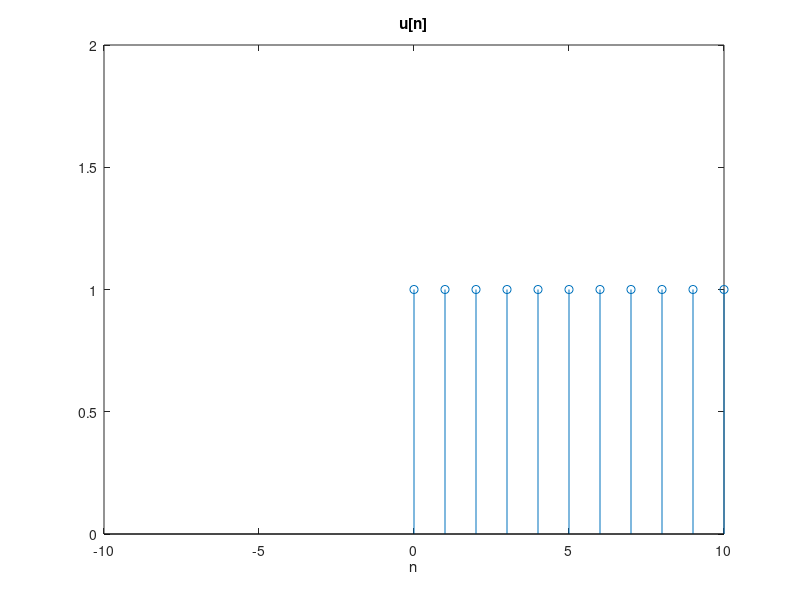
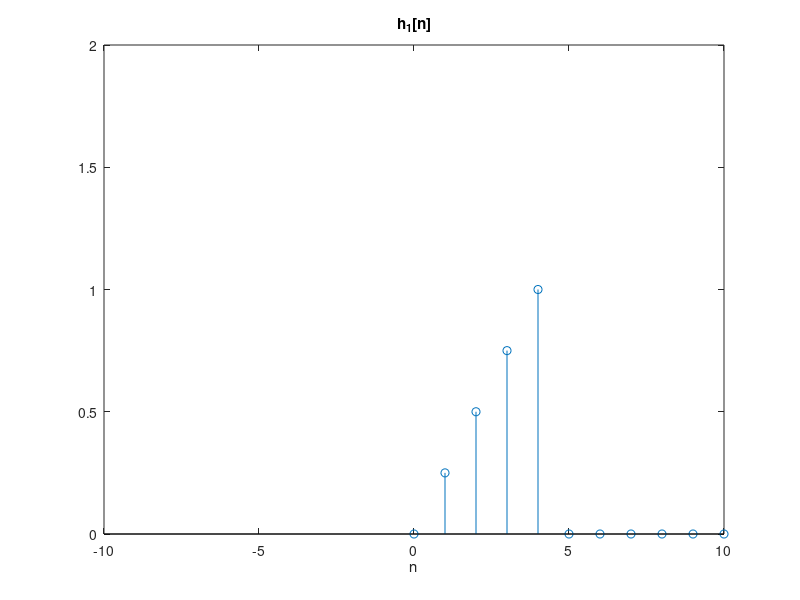
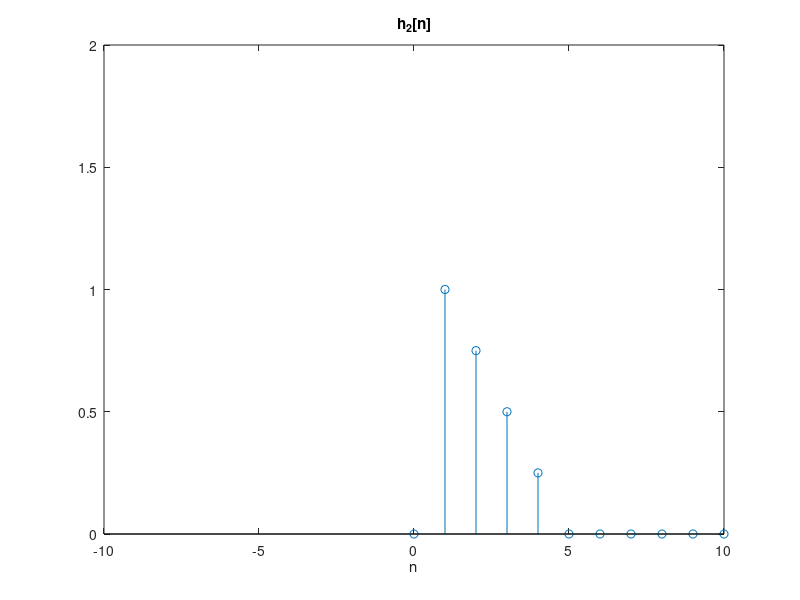
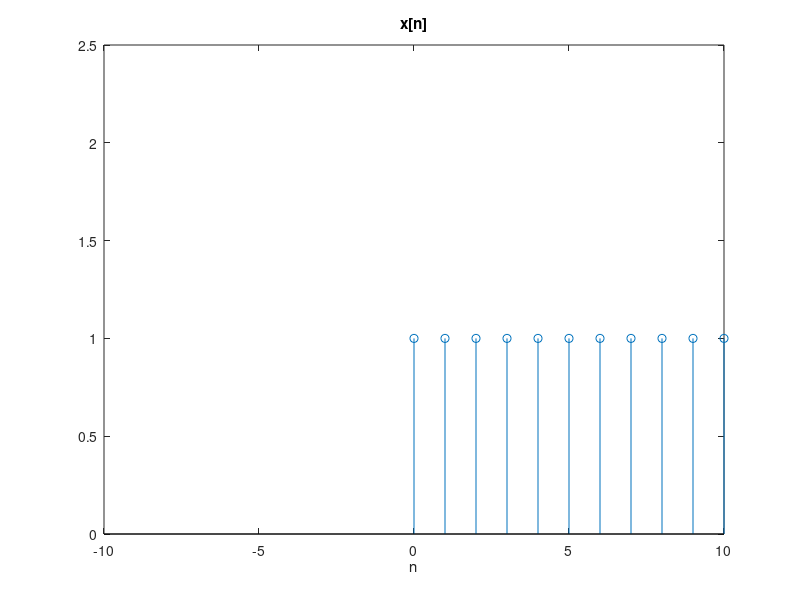

The MATLAB source for these figures, in order:
% Plot discrete convolution sum

%% specify time frame [n0:t_step:n1]
n0 = 0;
n1 = 10;

t_step = 1;

% create time sequence t
n = linspace(n0, n1, n1+1);

%% Define Signal u[n] ; n_max = n1
u = ones(size(n));

figure();
stem(n,u);
title("u[n]")
xlabel('n');
ylim([0 2]);
xlim([-n1 n1])

%% Assume h_1[n]

h = zeros(size(n));
h(2) = 0.25;
h(3) = 0.5;
h(4) = 0.75;
h(5) = 1;

h_1 = h;

figure();
stem(n,h_1);
title("h_1[n]")
xlabel('n');
ylim([0 2]);
xlim([-n1 n1])

%% Assume h_2[n]

h = zeros(size(n));
h(2) = 1;
h(3) = 0.75;
h(4) = 0.5;
h(5) = 0.25;

h_2 = h;

figure();
stem(n,h_2);
title("h_2[n]")
xlabel('n');
ylim([0 2]);
xlim([-n1 n1])

%% Define Signal x[n]
% x[n] = u[n] ;  0<a<1

x = u;

figure();
stem(n,x);
title("x[n]")
xlabel('n');
ylim([0 2.5]);
xlim([-n1 n1])

%% Generate Signals y_1[n] = x[n]*h_1[n]

y_1 = conv(x,h_1);

n_conv = linspace( n0, length(y_1)-1, length(y_1) );

figure();
stem(n_conv, y_1);
title("y_1 = x[n]*h_1[n]")
xlabel('n');
xlim([-n1 length(y_1)])
ylim([0 3]);

%% Generate Signals y_2[n] = x[n]*h_2[n]

y_2 = conv(x,h_2);

n_conv = linspace( n0, length(y_2)-1, length(y_2) );

figure();
stem(n_conv, y_2);
title("y_2 = x[n]*h_2[n]")
xlabel('n');
xlim([-n1 length(y_2)])
ylim([0 3]);

%% Generate signal y_left = y_1 + y_2
y_left = y_1+y_2;

figure();
stem(n_conv, y_left);
title("y_{left} = y_1 + y_2 = ")
xlabel('n');
xlim([-n1 length(y_left)])
ylim([0 6]);

%% Generate signal y_right = x* (h_1 + h_2);
 
y_right = conv(x, h_1+h_2);

figure();
stem(n_conv, y_right);
title("y_{right} = x[n]*(h_1[n] + h_2[n])")
xlabel('n');
xlim([-n1 length(y_right)])
ylim([0 6]);

%% Quick Check for Equality
sum(y_right - y_left)


%% subplot

figure();
subplot(5,1,1);
title("x[n]")
xlabel('n');
ylim([0 2.5]);
xlim([-n1 length(n)])

subplot(5,1,2);
stem(n,x);
stem(n,h_1);
title("h_1[n]")
xlabel('n');
ylim([0 2]);
xlim([-n1 n1])

subplot(5,1,3);
stem(n,h_2);
title("h_2[n]")
xlabel('n');
ylim([0 2]);
xlim([-n1 n1])

subplot(5,1,4);
stem(n_conv, y_left);
title("y_{left} = y_1 + y_2 = ")
xlabel('n');
xlim([-n1 length(y_left)])
ylim([0 6]);

subplot(5,1,5);
stem(n_conv, y_right);
title("y_{right} = x[n]*(h_1[n] + h_2[n])")
xlabel('n');
xlim([-n1 length(y_right)])
ylim([0 6]);
